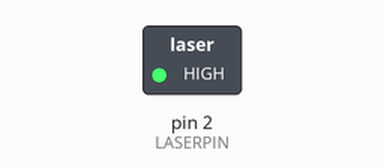
The sketch below on a simulated Arduino Uno, built with avr-gcc and run on an emulated ATmega328P. Shown: switched loads named in the sketch (green lamp = pin HIGH).

Above: at 0.2 s.
At 4.5 s:
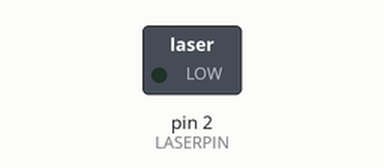
Timing chart, 0 to 9.2 s (numbered marks = the images above):
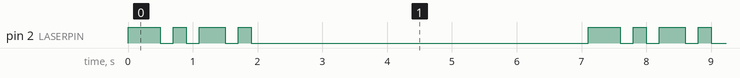

The sketch:

lasersendtutorial.ino
```cpp
#define LASERPIN 2

void setup() {
  // put your setup code here, to run once:
  pinMode(LASERPIN, OUTPUT);

}

void loop() {
  // 01011010
  int bits[] = {LOW, HIGH, LOW, HIGH, HIGH, LOW, HIGH, LOW};

 // start bit
  digitalWrite(LASERPIN, HIGH);
  delay(500);
  digitalWrite(LASERPIN, LOW);


  for (int i = 0; i < 8; i++) {
    digitalWrite(LASERPIN, bits[i]);
    delay(200);
  }

  digitalWrite(LASERPIN, LOW);

  delay(5000);
}
```

Measured:
- by itself, pin 2 (LASERPIN): repeats every 7.1 s: LOW 0.20 s, HIGH 0.20 s, LOW 0.20 s, HIGH 0.40 s, LOW 0.20 s, HIGH 0.20 s, LOW 5.2 s, HIGH 0.50 s
- by itself, everything shown: repeats every 7.1 s, in 8 steps
